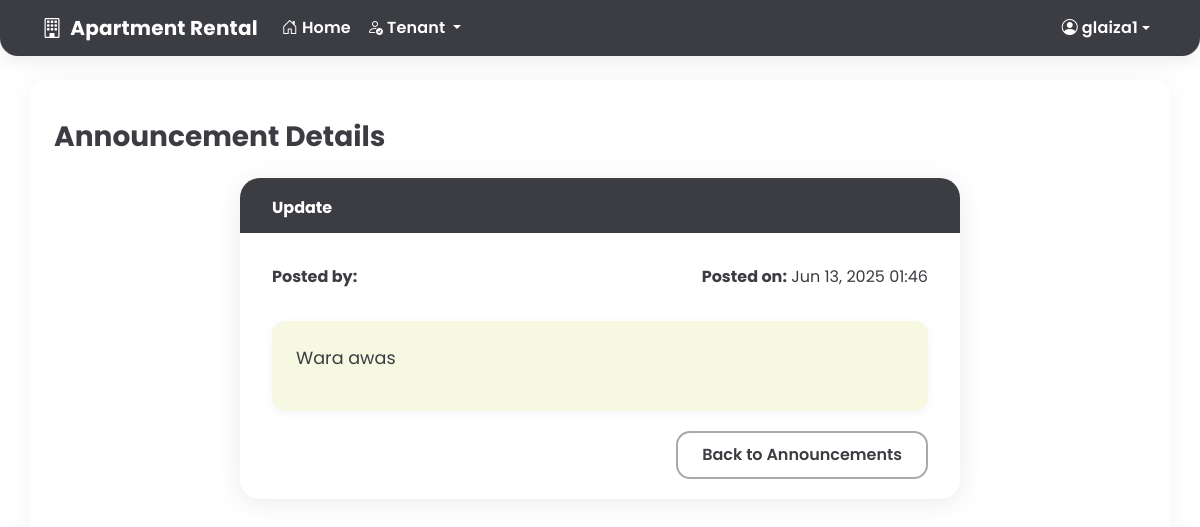
Page /tenant/announcements/3/ (signed in) on the committed database.
### core/models.py (models this page shows, shortened)
class User(AbstractUser):
    CLIENT = 1
    TENANT = 2
    ADMIN = 3
    ROLE_CHOICES = (
        (CLIENT, 'Client'),
        (TENANT, 'Tenant'),
        (ADMIN, 'Admin'),
    )
    role = models.PositiveSmallIntegerField(choices=ROLE_CHOICES, default=CLIENT)
    phone_number = models.CharField(max_length=20, blank=True, null=True)
    facebook_account = models.URLField(blank=True, null=True)
    address = models.TextField(blank=True, null=True)
    occupation = models.CharField(max_length=100, blank=True, null=True)
    profile_picture = models.ImageField(upload_to='profile_pics/', blank=True, null=True)

class Announcement(models.Model):
    title = models.CharField(max_length=200)
    content = models.TextField()
    author = models.ForeignKey(User, on_delete=models.CASCADE)
    created_at = models.DateTimeField(auto_now_add=True)
    updated_at = models.DateTimeField(auto_now=True)
    is_global = models.BooleanField(default=True)
    recipients = models.ManyToManyField(User, related_name='announcements', blank=True)

### core/views.py (the view)
# urls.py: path('tenant/announcements/<int:pk>/', views.tenant_announcement_detail, name='tenant_announcement_detail'),
@login_required
def tenant_announcement_detail(request, pk):
    if request.user.role != User.TENANT:
        return redirect('dashboard')
    announcement = get_object_or_404(Announcement, pk=pk)
    if not announcement.is_global and request.user not in announcement.recipients.all():
        messages.error(request, 'You are not authorized to view this announcement.')
        return redirect('tenant_announcements')
    return render(request, 'tenant/announcement_detail.html', {'announcement': announcement})

### templates/tenant/announcement_detail.html (shortened to what this page needs)
{% extends 'base.html' %}
{% block content %}
<div class="container tenant-announcement-detail-container">
    <h1 class="h3 mb-4" style="color:var(--charcoal);font-weight:700;">Announcement Details</h1>
    <div class="row">
        <div class="col-lg-8 mx-auto">
            <div class="tenant-announcement-detail-card">
                <div class="tenant-announcement-detail-header">
                    <h6>{{ announcement.title }}</h6>
                </div>
                <div class="tenant-announcement-detail-body">
                    <div class="tenant-announcement-detail-meta">
                        <div><strong>Posted by:</strong> {{ announcement.author.get_full_name }}</div>
                        <div class="text-end"><strong>Posted on:</strong> {{ announcement.created_at|date:"M d, Y H:i" }}</div>
                    </div>
                    <div class="tenant-announcement-detail-content">
                        {{ announcement.content|linebreaks }}
                    </div>
                    <div class="text-end">
                        <a href="{% url 'tenant_announcements' %}" class="tenant-announcement-detail-back-btn">Back to Announcements</a>
                    </div>
                </div>
            </div>
        </div>
    </div>
</div>
{% endblock %}

### templates/partials/_navbar.html (shortened to what this page needs)
<nav class="navbar navbar-expand-lg navbar-charcoal">
    <div class="container">
        <a class="navbar-brand fw-bold d-flex align-items-center" href="{% url 'home' %}">
            <i class="bi bi-building me-2"></i>Apartment Rental
        </a>
        <div class="collapse navbar-collapse" id="navbarNav">
            <ul class="navbar-nav me-auto">
                <li class="nav-item">
                    <a class="nav-link" href="{% url 'home' %}">
                        <i class="bi bi-house-door me-1"></i>Home
                    </a>
                </li>
                {% if user.is_authenticated %}
                    {% if user.role == user.ADMIN or user.is_superuser %}
                        <li class="nav-item dropdown">
                            <a class="nav-link dropdown-toggle" href="#" id="adminDropdown" role="button" data-bs-toggle="dropdown">
                                <i class="bi bi-speedometer2 me-1"></i>Admin
                            </a>
                            <ul class="dropdown-menu">
                                <li><a class="dropdown-item" href="{% url 'admin_dashboard' %}"><i class="bi bi-grid me-2"></i>Dashboard</a></li>
                                <li><a class="dropdown-item" href="{% url 'admin_units_list' %}"><i class="bi bi-house-gear me-2"></i>Units</a></li>
                                <li><a class="dropdown-item" href="{% url 'admin_applications' %}"><i class="bi bi-file-earmark-text me-2"></i>Applications</a></li>
                                <li><a class="dropdown-item" href="{% url 'admin_tenants' %}"><i class="bi bi-people me-2"></i>Tenants</a></li>
                                <li><a class="dropdown-item" href="{% url 'admin_payments' %}"><i class="bi bi-cash-stack me-2"></i>Payments</a></li>
                                <li><a class="dropdown-item" href="{% url 'admin_announcements' %}"><i class="bi bi-megaphone me-2"></i>Announcements</a></li>
                                <li><a class="dropdown-item" href="{% url 'admin_leave_requests' %}"><i class="bi bi-door-open me-2"></i>Leave Requests</a></li>
                                <li><a class="dropdown-item" href="{% url 'admin_messages' %}"><i class="bi bi-chat-left-text me-2"></i>Messages</a></li>
                            </ul>
                        </li>
                    {% elif user.role == user.TENANT %}
                        <li class="nav-item dropdown">
                            <a class="nav-link dropdown-toggle" href="#" id="tenantDropdown" role="button" data-bs-toggle="dropdown">
                                <i class="bi bi-person-check me-1"></i>Tenant
                            </a>
                        </li>
                    {% endif %}
                {% endif %}
            </ul>
            <ul class="navbar-nav">
                {% if user.is_authenticated %}
                    <li class="nav-item dropdown">
                        <a class="nav-link dropdown-toggle d-flex align-items-center" href="#" id="userDropdown" role="button" data-bs-toggle="dropdown">
                            <i class="bi bi-person-circle me-1"></i>
                            <span class="d-none d-lg-inline">{{ user.username|truncatechars:12 }}</span>
                        </a>
                    </li>
                {% endif %}
            </ul>
        </div>
    </div>
</nav>

### static/css/style.css (style rules this page uses)
:root { --charcoal: #3C3D42; --kiwi-green: #9CCD62; --soft-cream: #F6F8E2; --sage-beige: #E0DDCA; --cloud-white: #FFFFFF; --error-red: #D9534F; --sky-blue: #5BC0DE; --success-olive: #6BA539; --neutral-gray: #A9A9A9; }
body { background-color: #f8f9fa; }
a { text-decoration: none; }

### templates/partials/_navbar.html (style rules this page uses)
.navbar-charcoal { background-color: var(--charcoal) !important; color: var(--cloud-white) !important; border-radius: 0 0 18px 18px; box-shadow: 0 4px 18px 0 rgba(60, 61, 66, 0.10); font-family: 'Poppins', Arial, sans-serif !important; padding-top: 0.5rem; padding-bottom: 0.5rem; }
.navbar-charcoal .navbar-brand, .navbar-charcoal .nav-link, .navbar-charcoal .bi { color: var(--cloud-white) !important; font-family: 'Poppins', Arial, sans-serif !important; font-weight: 600; letter-spacing: 0.01em; }

### templates/tenant/announcement_detail.html (style rules this page uses)
.tenant-announcement-detail-container { font-family: 'Poppins', Arial, sans-serif !important; margin-top: 2.5rem; }
.tenant-announcement-detail-card { background: var(--cloud-white); border-radius: 20px; box-shadow: 0 4px 24px 0 rgba(60, 61, 66, 0.10); border: none; margin-bottom: 2rem; }
.tenant-announcement-detail-header { background: var(--charcoal); color: var(--cloud-white); border-radius: 20px 20px 0 0; padding: 1.25rem 2rem 1rem 2rem; }
.tenant-announcement-detail-header h6 { font-weight: 700; margin: 0; }
.tenant-announcement-detail-body { padding: 2rem; }
.tenant-announcement-detail-meta { display: flex; justify-content: space-between; margin-bottom: 2rem; font-size: 1rem; color: var(--charcoal); }
.tenant-announcement-detail-content { background: var(--soft-cream); border-radius: 14px; box-shadow: 0 2px 8px 0 rgba(60, 61, 66, 0.06); padding: 1.5rem 1.5rem; margin-bottom: 2rem; font-size: 1.1rem; color: var(--charcoal); }
.tenant-announcement-detail-back-btn { background: var(--cloud-white); color: var(--charcoal); border-radius: 14px; font-weight: 600; border: 2px solid var(--neutral-gray); padding: 0.65rem 1.5rem; transition: border 0.2s, color 0.2s, background 0.2s; }

### rows in the picture
User: username "glaiza1"
Announcement: title "Update", created_at "Jun 13, 2025 01:46", content "Wara awas"
